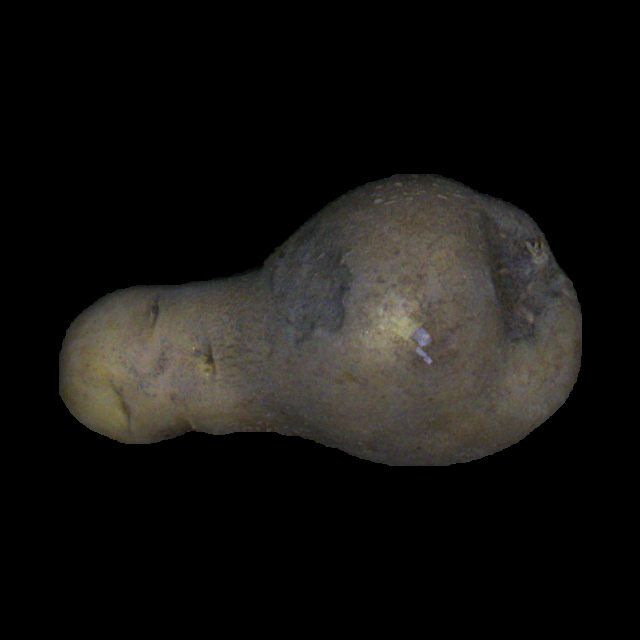
#> input picture potato_good_malformed/malformed_potatoes_fourier_3_class/bottleneck/sd_malformed_12_2_1_100_10.png, 640 x 640 px, found by its file name
$ jupyter execute --allow-errors fourier_prediction.ipynb   (shell and % lines are left out)
#> lines starting #> are read from the running program, lines starting #| are printed output that depends on the picture; after the words box and inside, x2 and y2 are one past the last pixel; in counts of white or black regions, pixels touching at a corner belong together
[cell 1]
import cv2
import numpy as np
import os
from scipy.interpolate import interp1d
from sklearn.decomposition import PCA
from pyefd import elliptic_fourier_descriptors
from sklearn.cluster import KMeans
import matplotlib.pyplot as plt
import pickle

[cell 2]
def read_images_and_extract_contours(folder_path):
    """Read images from a folder and extract their largest external contour."""
    images = [os.path.join(folder_path, f) for f in os.listdir(folder_path) if f.endswith(('.png', '.jpg', '.jpeg'))]
    contours_list = []
    for image_path in images:
        image = cv2.imread(image_path)
        gray = cv2.cvtColor(image, cv2.COLOR_BGR2GRAY)
        _, thresh = cv2.threshold(gray, 1, 255, cv2.THRESH_BINARY)
        contours, _ = cv2.findContours(thresh, cv2.RETR_EXTERNAL, cv2.CHAIN_APPROX_NONE)
        if contours:
            contour = max(contours, key=cv2.contourArea)
            contour = contour.squeeze()
            contours_list.append(normalize_contour_points(contour))
    return contours_list

[cell 3]
def read_images_and_extract_contours_single_image(img_location):
    """Read images from a folder and extract their largest external contour."""
    images = img_location
    contours_list = []
    for image_path in images:
        image = cv2.imread(image_path)
        gray = cv2.cvtColor(image, cv2.COLOR_BGR2GRAY)
        _, thresh = cv2.threshold(gray, 1, 255, cv2.THRESH_BINARY)
        contours, _ = cv2.findContours(thresh, cv2.RETR_EXTERNAL, cv2.CHAIN_APPROX_NONE)
        if contours:
            contour = max(contours, key=cv2.contourArea)
            contour = contour.squeeze()
            contours_list.append(normalize_contour_points(contour))
    return contours_list

[cell 4]
def normalize_contour_points(contour):
    """Normalize contour points to a fixed number for consistency."""
    N = 250
    contour_length = np.linspace(0, 1, len(contour))
    normalized_length = np.linspace(0, 1, N)
    interp_func_x = interp1d(contour_length, contour[:, 0], kind='linear')
    interp_func_y = interp1d(contour_length, contour[:, 1], kind='linear')
    normalized_contour = np.vstack((interp_func_x(normalized_length), interp_func_y(normalized_length))).T
    return normalized_contour

def compute_fourier_coefficients(contour, order=30):
    """Compute Fourier coefficients for a given contour."""
    coeffs = elliptic_fourier_descriptors(contour, order=order, normalize=True)
    #return coeffs[1:]  # Skip the first coefficient as it's related to the image position
    return coeffs

# [9 lines left out: function compute_class_averages, not called in this run]

[cell 5]
# [10 lines left out: function reconstruct_contour, not called in this run]

[cell 6]
# [11 lines left out: function plot_reconstructed_contour, not called in this run]

[cell 7]
image_to_predict_path = '/home/mishkat/Documents/malformed_potato/potato_good_malformed/malformed_potatoes_fourier_3_class/bottleneck/sd_malformed_12_2_1_100_10.png'

#> (the rest of this cell did not finish here and is left out)

[cell 8]
# [8 lines left out: function inverse_fourier_transform, not called in this run]

[cell 9]
# [12 lines left out: function calculate_iou, not called in this run]

[cell 10]
def predict_cluster(image_path, kmeans, order=30):
    """Predicts the cluster for a single image and returns its label and average shape."""
    contour = read_images_and_extract_contours_single_image([image_path])[0]
    fourier_coeffs = compute_fourier_coefficients(contour, order=order).flatten()
    cluster_label = kmeans.predict([fourier_coeffs])[0]
    class_averages = compute_class_averages([fourier_coeffs], [cluster_label], kmeans.n_clusters) # Compute the average shape for the cluster
    avg_shape = inverse_fourier_transform(class_averages[cluster_label].reshape(order, -1), H=order) # Reconstruct the average shape
    return cluster_label, avg_shape

[cell 11]
# [17 lines left out: function plot_predicted_clusters, not called in this run]

[cell 12]
def main(folder_path, n_clusters=36, order=30):
    global kmeans

    contours = read_images_and_extract_contours(folder_path)
    fourier_descriptors = np.array([compute_fourier_coefficients(c, order=order).flatten() for c in contours])

    if fourier_descriptors.shape[0] > 1:
        kmeans = KMeans(n_clusters=n_clusters, random_state=0).fit(fourier_descriptors)
        labels = kmeans.labels_
        class_averages = compute_class_averages(fourier_descriptors, labels, n_clusters)

        # Save the model
        with open('kmeans_model.pkl', 'wb') as f:
            pickle.dump(kmeans, f)

        #Determine subplot grid size
        cols = min(n_clusters, 12)
        rows = n_clusters // cols + (n_clusters % cols > 0)

        # Plot individual clusters in subplots
        fig, axes = plt.subplots(rows, cols, figsize=(15, rows * 3.75))
        axes = axes.flatten() if n_clusters > 1 else [axes]

        for i, avg_coeffs in enumerate(class_averages):
            if avg_coeffs is not None:
                shape_model = inverse_fourier_transform(avg_coeffs.reshape(order, -1), H=order)
                ax = axes[i]
                ax.plot(shape_model[:, 0], shape_model[:, 1], label=f'Cluster {i + 1}')
                ax.set_title(f'Cluster {i + 1}')
                ax.axis('equal')
                ax.legend()

        # Adjust layout
        plt.tight_layout()
        plt.show()

        # Input the image to predict

[cell 13]
# [15 lines left out: function load_kmeans_model_and_predict, not called in this run]


# [11 lines of commented-out code are left out]

[cell 14]
with open('/home/mishkat/Documents/malformed_potato/Fourier_Related/kmeans_model.pkl', 'rb') as f:
#> (reads Fourier_Related/kmeans_model.pkl from the repository)
    kmeans = pickle.load(f)

[cell 15]
image_to_predict_path = '/home/mishkat/Documents/malformed_potato/potato_good_malformed/malformed_potatoes_fourier_3_class/bottleneck/sd_malformed_12_2_1_100_10.png'

# predict_cluster(image_path, kmeans, order)

#> (the rest of this cell did not finish here and is left out)

#> in read_images_and_extract_contours_single_image, image is the input picture: shape (640, 640, 3); mean B, G, R 17.9, 20, 21.4
#> in read_images_and_extract_contours_single_image (call 2), `_, thresh = cv2.threshold(gray, 1, 255, cv2.THRESH_BINARY)`:
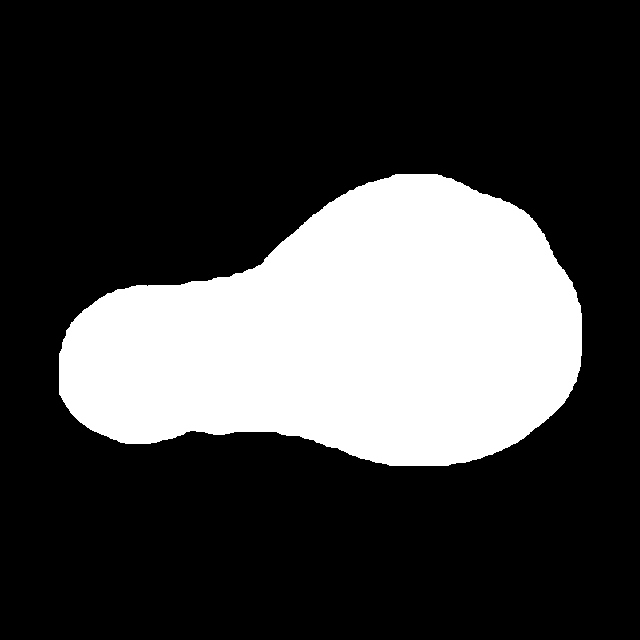
#> thresh: shape (640, 640); 25.7% white; 1 white region
#> in read_images_and_extract_contours_single_image (call 2), `contours, _ = cv2.findContours(thresh, cv2.RETR_EXTERNAL, cv2.CHAIN_AP..`: contours = 1 contour; box (x1, y1, x2, y2) and area: (59, 174, 582, 466) 104800
#> in read_images_and_extract_contours_single_image (call 2), `contour = max(contours, key=cv2.contourArea)`: contour = contour of 1243 points, box (x1, y1, x2, y2) (59, 174, 582, 466), area 104800
#> in read_images_and_extract_contours_single_image (call 2), `contour = contour.squeeze()`: contour = 1243 pairs, first value 59 to 581, second value 174 to 465
#> in normalize_contour_points, `contour_length = np.linspace(0, 1, len(contour))`: contour_length = 1243 values from 0 to 1
#> in normalize_contour_points, `normalized_contour = np.vstack((interp_func_x(normalized_length), inte..`: normalized_contour = 250 pairs, first value 59 to 581, second value 174 to 465
#> in predict_cluster, `contour = read_images_and_extract_contours_single_image([image_path])[0]`: contour has the same summary as normalized_contour in normalize_contour_points
print(predicted_cluster+1)

# Plot the predicted cluster
plt.ion()
plot_predicted_clusters(predicted_cluster, avg_shape, image_to_predict_path)

[cell 16]
if __name__ == "__main__":
    folder_path = r"/home/mishkat/Documents/malformed"
    # start = time.time()
    main(folder_path)
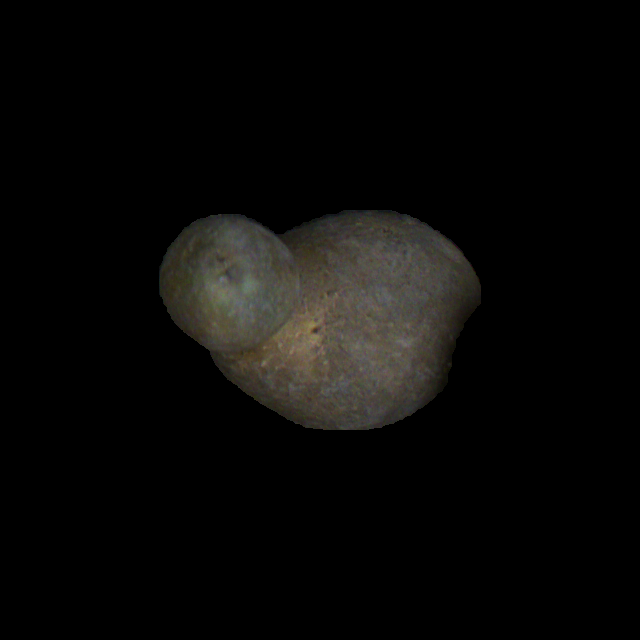
#> input picture potato_good_malformed/malformed_potatoes_fourier_2_class/malformed/sd_malformed_12_2_1_100_15.png, 640 x 640 px, found by its file name
#> in read_images_and_extract_contours, image is the input picture: shape (640, 640, 3); mean B, G, R 7.8, 9, 9.6
#> in read_images_and_extract_contours, `_, thresh = cv2.threshold(gray, 1, 255, cv2.THRESH_BINARY)`:
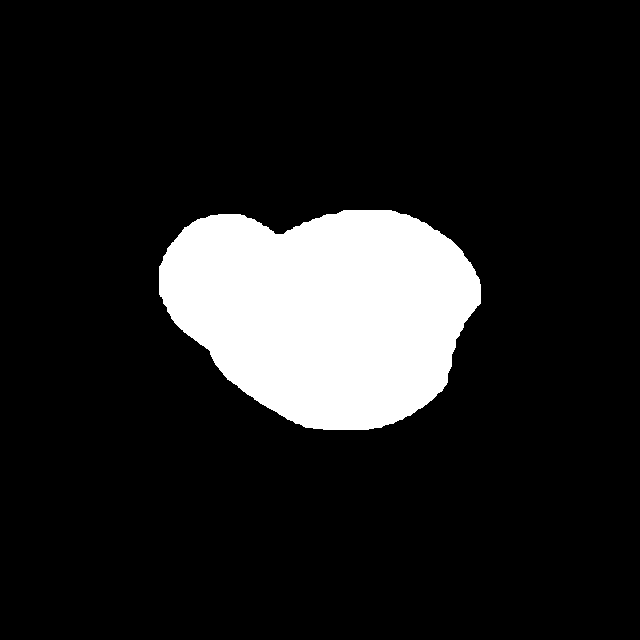
#> thresh: shape (640, 640); 13% white; 1 white region
#> in read_images_and_extract_contours, `contours, _ = cv2.findContours(thresh, cv2.RETR_EXTERNAL, cv2.CHAIN_AP..`: contours = 1 contour; box (x1, y1, x2, y2) and area: (159, 210, 481, 430) 52921
#> in read_images_and_extract_contours, `contour = max(contours, key=cv2.contourArea)`: contour = contour of 804 points, box (x1, y1, x2, y2) (159, 210, 481, 430), area 52921
#> in read_images_and_extract_contours, `contour = contour.squeeze()`: contour = 804 pairs, first value 159 to 480, second value 210 to 429
#> in main, `contours = read_images_and_extract_contours(folder_path)`: contours = 1 point arrays, longest 250 points
#> (the call stopped at in compute_fourier_coefficients, `coeffs = elliptic_fourier_descriptors(contour, order=order, normalize=..`: pyefd is not available in this run)
